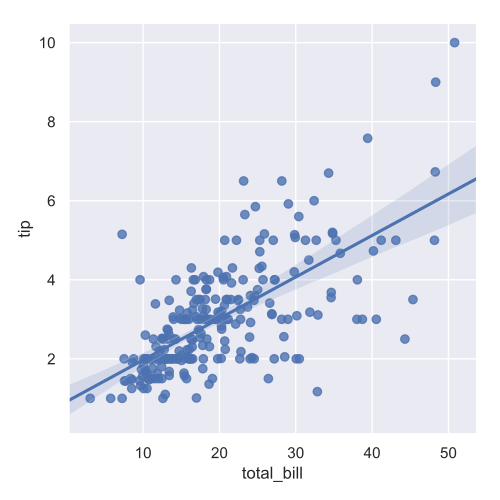

Generate this figure with Python:
import seaborn as sns; sns.set(color_codes=True)
tips = sns.load_dataset("tips")
g = sns.lmplot(x="total_bill", y="tip", data=tips)
